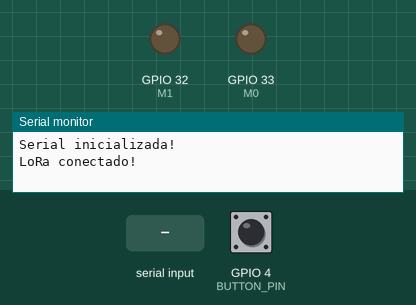
The sketch below on a simulated ESP32. On the bench: output pins drawn as LEDs (lit = HIGH), the last lines printed to the serial monitor. The test bench sets the inputs (shaded band); at power-on: GPIO 4 (BUTTON_PIN) HIGH.

Above: at 1.2 s.
1.3 s: GPIO 4 (BUTTON_PIN) pulled LOW for 0.15 s
At 2.3 s:
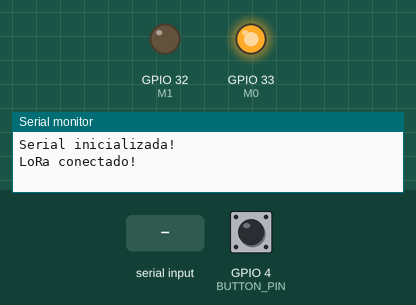
2.9 s: "1\n" received over the second serial link
At 3.5 s:
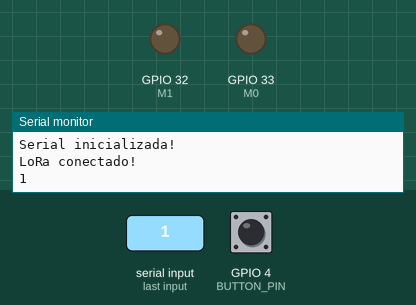
4.4 s: GPIO 4 (BUTTON_PIN) pulled LOW for 1 s
At 4.7 s:
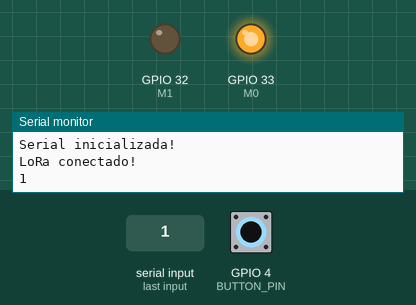
6.9 s: "0\n" received over the second serial link
At 7.8 s:
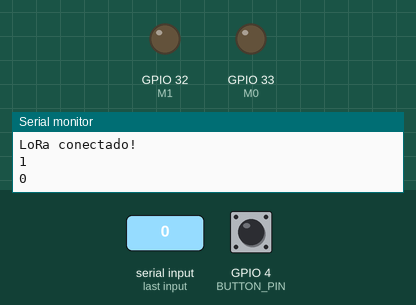
Timing chart, 0 to 9.4 s (numbered marks = the images above; inputs shaded):
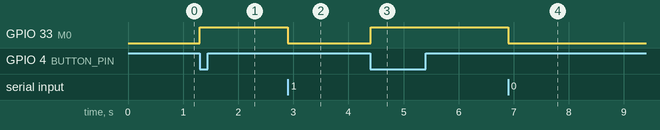

The sketch:

Solo.ino
```cpp
#include <SPI.h>
#include <Wire.h>

#define BUTTON_PIN 4

int valueButton;

// O tamanho deste pacote não deve exceder 32 bytes
struct PacketData {
  float time;
  float altitude_MPU;
  float temperature;
  float pressure;
  float altitude;
  float variation_altitude;
  float acceleration_Z;
  int parachute;
};

struct PacketGPSData {
  long latitude, longitude;
};

struct AllPacketData {
  PacketData data;
  PacketGPSData GPSData;
};

struct SoloData {
  int parachute;
};

String soloMessage = "";
String AllDados = "";

AllPacketData allData;
SoloData soloData;

#include "telemetry.h"

void clearData() {
  allData = {
    { 0,0,0,0,0,0,0,0 },
    { 0,0 }
  };
  soloData = { 0 };
}

void printData() {
  if(LORA_WAY == LORA_STRING_METHOD) {
    Serial.println(AllDados);

  } else if(LORA_WAY == LORA_STRUCT_METHOD) {
    // Armazena os dados em uma string
    String dados = String(allData.data.time, 3)
      + "," + String(allData.data.temperature, 3)
      + "," + String(allData.data.altitude, 3)
      + "," + String(allData.data.variation_altitude, 3)
      + "," + String(allData.data.acceleration_Z, 3)
      + "," + String(allData.data.altitude_MPU, 3)
      + "," + String(allData.data.pressure, 3)
      + "," + String(allData.data.parachute);
    String GPSDados = String(allData.GPSData.latitude, 3)
      + "," + String(allData.GPSData.longitude, 3);

    AllDados = dados + "," + GPSDados;
    Serial.println(AllDados);
  }
}

void setup() {
  Serial.begin(9600);
  Serial.println("Serial inicializada!");

  pinMode(BUTTON_PIN, INPUT_PULLUP);
  pinMode(M0, OUTPUT);
  pinMode(M1, OUTPUT);

  clearData();
  setupTelemetry();
}

void loop() {
  if(LoRaSerial.available() > 0) {

    if(LORA_WAY == LORA_STRING_METHOD) {
      receiveString();

    } else if(LORA_WAY == LORA_STRUCT_METHOD) {
      receive(&allData);

    }
    printData();
  }

  valueButton = digitalRead(BUTTON_PIN);
  if(valueButton == LOW) {

    soloData.parachute = 1;
    soloMessage = "1";

    if(LORA_WAY == LORA_STRING_METHOD) {
      transmitString(soloMessage);

    } else if(LORA_WAY == LORA_STRUCT_METHOD) {
      transmit(&soloData);

    }
  }
}
```

telemetry.h
```cpp
/* CONFIGURAÇÕES LORA */

#include <HardwareSerial.h>

// Pinos da Serial 2 do ESP32
#define RX2_PIN 16
#define TX2_PIN 17
#define M0 33
#define M1 32

#define LORA_STRING_METHOD 1
#define LORA_STRUCT_METHOD 2

#define LORA_WAY 1

// Usando a Serial 2 do ESP32
HardwareSerial LoRaSerial(2);
int sizeAllData = sizeof(allData);
int sizeSoloData = sizeof(soloData);

void setupTelemetry() {

  pinMode(M0, OUTPUT);
  pinMode(M1, OUTPUT);

  //Configuração inicial do LoRa
  LoRaSerial.begin(9600, SERIAL_8N1, RX2_PIN, TX2_PIN);
  while(!LoRaSerial);

  Serial.println("LoRa conectado!");
}

void modoReceptor() {
  // Configurações para modo Receptor
  digitalWrite(M0, LOW);
  digitalWrite(M1, LOW);
}

void modoTransmissor() {
  // Configurações para modo Transmissor
  digitalWrite(M0, HIGH);
  digitalWrite(M1, LOW);
}

void transmit(const SoloData* soloData) {
  modoTransmissor();
  LoRaSerial.write((const char*)soloData, sizeSoloData);
  Serial.println("\n\n");
}

void receive(AllPacketData *allData) {
  modoReceptor();
  LoRaSerial.readBytes((char*)allData, sizeAllData);
}

void transmitString(String string) {
  modoTransmissor();
  LoRaSerial.println(string);
}

void receiveString() {
  modoReceptor();
  AllDados = LoRaSerial.readStringUntil('\n');
}
```

Measured:
- after the input at 1.3 s, GPIO 33 (M0): LOW → HIGH at once
- after the input at 2.9 s, GPIO 33 (M0): HIGH → LOW at once
- after the input at 4.4 s, GPIO 33 (M0): LOW → HIGH at once
- after the input at 6.9 s, GPIO 33 (M0): HIGH → LOW at once
